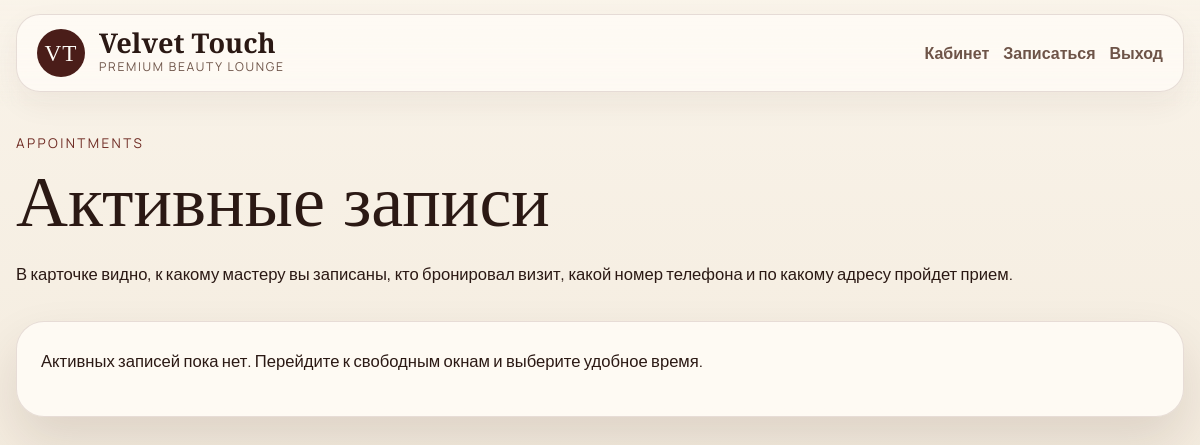
Before: /appointments (signed in) with the older database file.
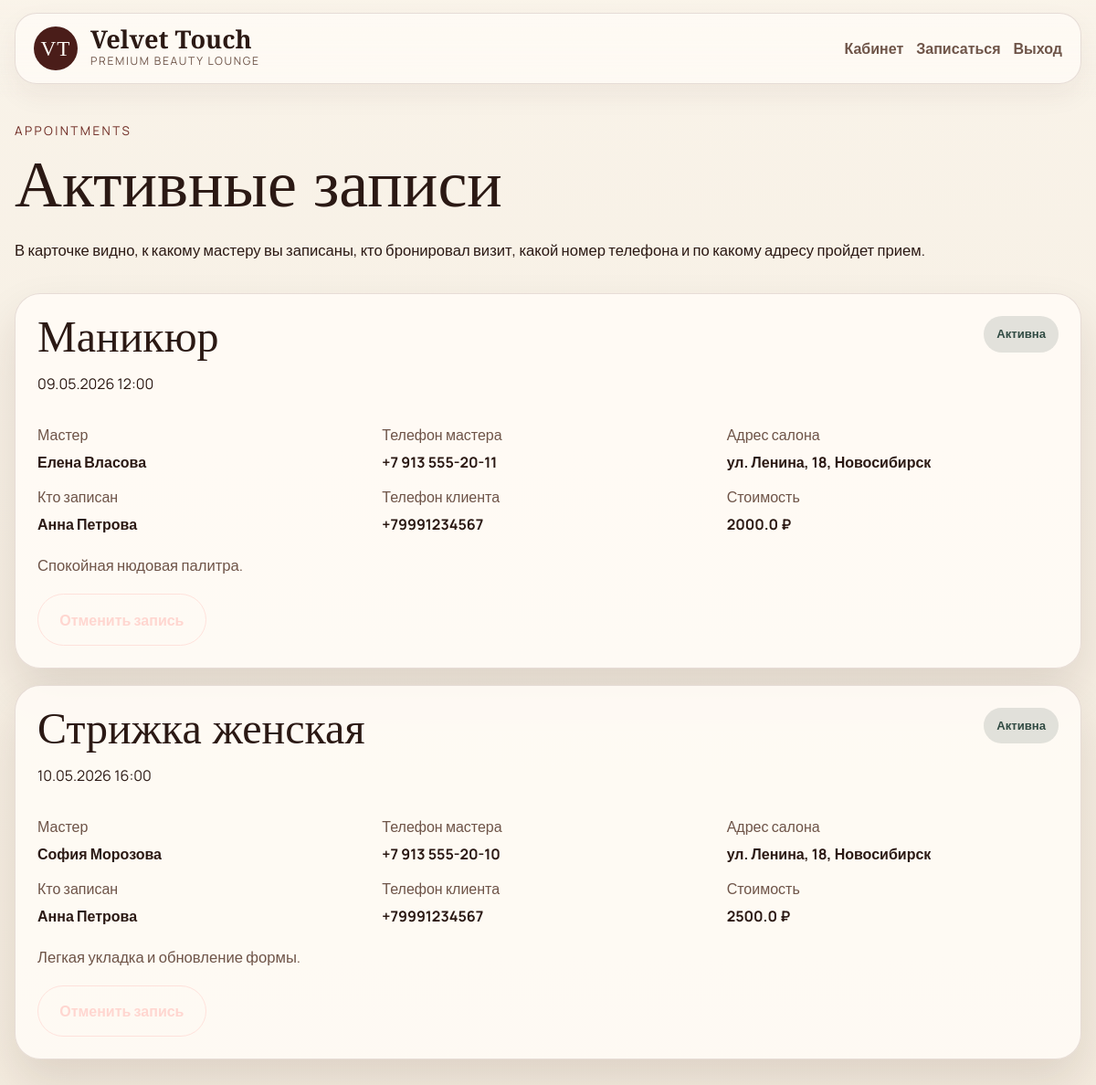
After: the same page with the newer database file.
### models.py (models this page shows)
class Appointment(db.Model):
    __tablename__ = "appointments"
    id = db.Column(db.Integer, primary_key=True)
    client_id = db.Column(db.Integer, db.ForeignKey("users.id"))
    service_id = db.Column(db.Integer, db.ForeignKey("services.id"))
    master_id = db.Column(db.Integer, db.ForeignKey("masters.id"))
    start_time = db.Column(db.DateTime, nullable=False)
    status = db.Column(db.String(20), default="active")
    booked_by_name = db.Column(db.String(120))
    booked_by_phone = db.Column(db.String(30))
    notes = db.Column(db.Text)
    service = db.relationship("Service")

class Service(db.Model):
    __tablename__ = "services"
    id = db.Column(db.Integer, primary_key=True)
    name = db.Column(db.String(100), nullable=False)
    duration = db.Column(db.Integer, nullable=False)
    price = db.Column(db.Float, nullable=False)
    description = db.Column(db.Text)

class Master(db.Model):
    __tablename__ = "masters"
    id = db.Column(db.Integer, primary_key=True)
    name = db.Column(db.String(100), nullable=False)
    specialty = db.Column(db.String(120), nullable=False)
    phone = db.Column(db.String(20), nullable=False)
    address = db.Column(db.String(180), nullable=False)
    bio = db.Column(db.Text)
    photo_filename = db.Column(db.String(120))
    slots = db.relationship("Slot", backref="master", lazy="dynamic")
    appointments = db.relationship("Appointment", backref="master", lazy="dynamic")

### app.py (the view)
@app.route("/appointments")
@login_required
def appointments():
    if current_user.is_admin:
        return redirect(url_for("admin_dashboard"))
    items = Appointment.query.filter(
        Appointment.client_id == current_user.id,
        Appointment.status == "active",
        Appointment.start_time > datetime.now(),
    ).order_by(Appointment.start_time.asc()).all()
    return render_template("appointments.html", appointments=items)

### app.py (called while the page is built)
@login_manager.user_loader
def load_user(user_id):
    return db.session.get(User, int(user_id))

@app.context_processor
def inject_global_context():
    return {
        "now": datetime.now(),
        "salon_name": SALON_NAME,
    }

### templates/appointments.html (shortened to what this page needs)
{% extends "base.html" %}
{% block content %}
<section class="simple-hero shell">
    <div>
        <span class="eyebrow">Appointments</span>
        <h1>Активные записи</h1>
        <p>В карточке видно, к какому мастеру вы записаны, кто бронировал визит, какой номер телефона и по какому адресу пройдет прием.</p>
    </div>
</section>
<section class="shell detail-stack">
    {% if appointments %}
        {% for appt in appointments %}
            <article class="detail-card">
                <div class="detail-card-head">
                    <div>
                        <h2>{{ appt.service.name }}</h2>
                        <p>{{ appt.start_time.strftime('%d.%m.%Y %H:%M') }}</p>
                    </div>
                    <span class="status-pill active">Активна</span>
                </div>
                <div class="detail-grid">
                    <div><span>Мастер</span><strong>{{ appt.master.name }}</strong></div>
                    <div><span>Телефон мастера</span><strong>{{ appt.master.phone }}</strong></div>
                    <div><span>Адрес салона</span><strong>{{ appt.master.address }}</strong></div>
                    <div><span>Кто записан</span><strong>{{ appt.booked_by_name }}</strong></div>
                    <div><span>Телефон клиента</span><strong>{{ appt.booked_by_phone }}</strong></div>
                    <div><span>Стоимость</span><strong>{{ appt.service.price }} ₽</strong></div>
                </div>
                {% if appt.notes %}
                    <p class="detail-note">{{ appt.notes }}</p>
                {% endif %}
                <form method="POST" action="{{ url_for('cancel_appointment', appointment_id=appt.id) }}">
                    <button class="btn btn-outline-danger" type="submit">Отменить запись</button>
                </form>
            </article>
        {% endfor %}
    {% else %}
        <article class="clean-card">
            <p class="muted-paragraph">Активных записей пока нет. Перейдите к свободным окнам и выберите удобное время.</p>
        </article>
    {% endif %}
</section>
{% endblock %}

### templates/base.html (shortened to what this page needs)
<!DOCTYPE html>
<html lang="ru">
<head>
    <link href="https://cdn.jsdelivr.net/npm/bootstrap@5.3.3/dist/css/bootstrap.min.css" rel="stylesheet">
    <link rel="stylesheet" href="https://cdn.jsdelivr.net/npm/bootstrap-icons@1.11.3/font/bootstrap-icons.min.css">
    <link rel="stylesheet" href="{{ url_for('static', filename='css/style.css') }}">
</head>
<body class="{% block body_class %}site-body{% endblock %}">
    <nav class="site-nav">
        <div class="shell nav-inner">
            <a class="brand-link" href="{{ url_for('index') }}">
                <span class="brand-mark">VT</span>
                <span>
                    <strong>{{ salon_name }}</strong>
                    <small>Premium beauty lounge</small>
                </span>
            </a>
            <div class="nav-links">
                {% if current_user.is_authenticated %}
                    {% if current_user.is_admin %}
                        <a href="{{ url_for('admin_dashboard') }}">Админка</a>
                    {% else %}
                        <a href="{{ url_for('dashboard') }}">Кабинет</a>
                        <a href="{{ url_for('free_slots') }}">Записаться</a>
                    {% endif %}
                    <a href="{{ url_for('logout') }}">Выход</a>
                {% else %}
                    <a href="{{ url_for('login') }}">Вход</a>
                    <a class="nav-cta" href="{{ url_for('register') }}">Записаться</a>
                {% endif %}
            </div>
        </div>
    </nav>
    <main class="page-shell">
        {% block content %}{% endblock %}
    </main>
</body>
</html>

Changed rows visible on the page:
added Appointment: service.name "Маникюр", start_time "09.05.2026 12:00", master.name "Елена Власова", master.phone "+7 913 555-20-11", master.address "ул. Ленина, 18, Новосибирск", booked_by_name "Анна Петрова", booked_by_phone "+79991234567", service.price "2000.0", notes "Спокойная нюдовая палитра."
added Appointment: service.name "Стрижка женская", start_time "10.05.2026 16:00", master.name "София Морозова", master.phone "+7 913 555-20-10", master.address "ул. Ленина, 18, Новосибирск", booked_by_name "Анна Петрова", booked_by_phone "+79991234567", service.price "2500.0", notes "Легкая укладка и обновление формы."
Other visible differences:
text no longer shown: "Активных записей пока нет. Перейдите к свободным окнам и выберите удобное время."
